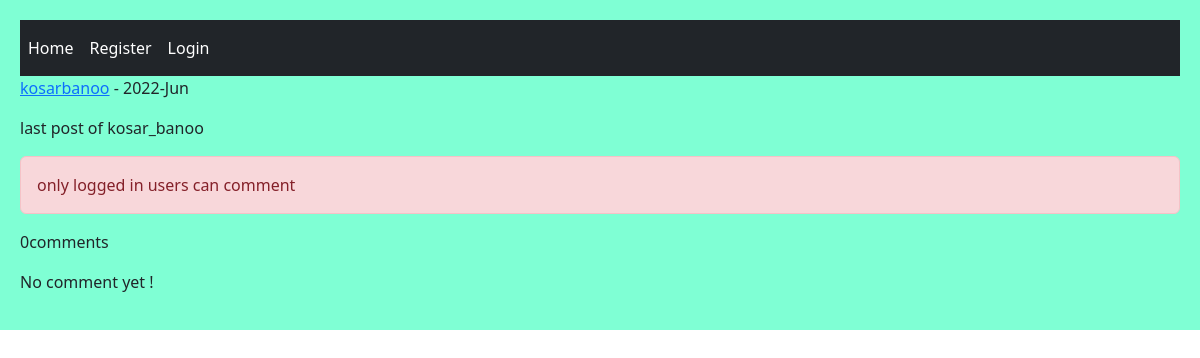
The page /post/10/last-post-of-kosar_banoo/ on the database as committed earlier.
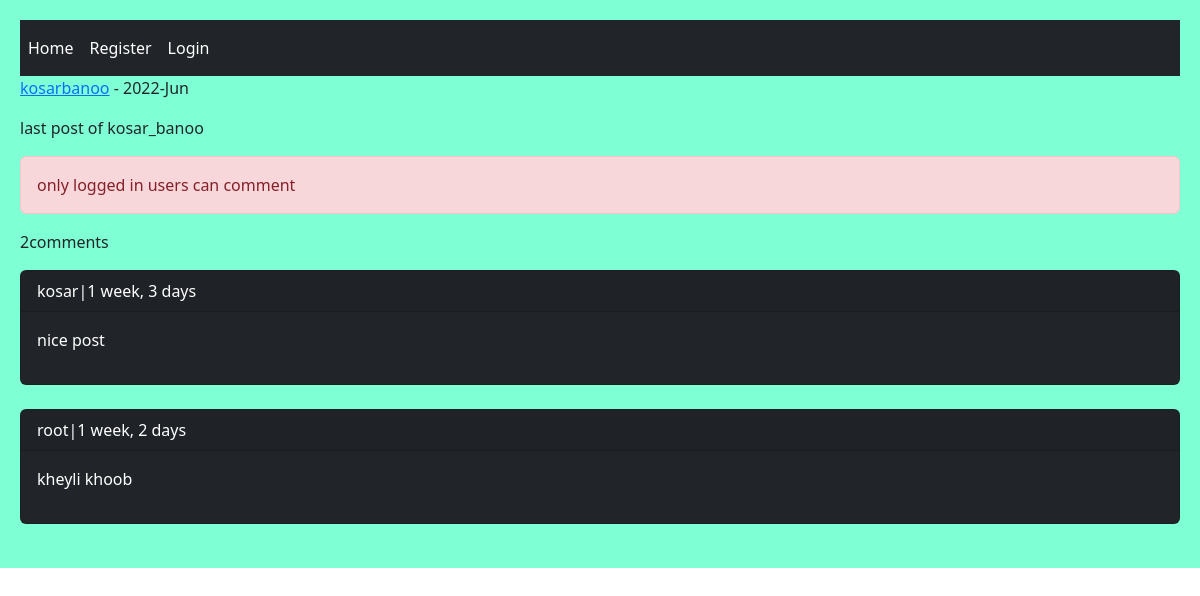
The same page on the database as committed later.
### home/models.py (models this page shows, shortened)
class Post(models.Model):
    user = models.ForeignKey(User, on_delete=models.CASCADE, related_name='posts')
    body = models.TextField()
    slug = models.SlugField()
    created = models.DateTimeField(auto_now_add=True)
    updated = models.DateTimeField(auto_now=True)
    class Meta:
        ordering = ('-created',)

class Comment(models.Model):
    user = models.ForeignKey(User, on_delete=models.CASCADE, related_name="ucomments")
    post = models.ForeignKey(Post, on_delete=models.CASCADE, related_name="pcomments")
    reply = models.ForeignKey('self', on_delete=models.CASCADE, related_name="rcomments", blank=True, null=True)
    is_reply = models.BooleanField(default=False)
    body = models.TextField(max_length=400)
    created = models.DateTimeField(auto_now_add=True)

### home/views.py (the view, shortened to what this page needs)
# urls.py: path('post/<int:post_id>/<slug:post_slug>/', views.PostDetailView.as_view(), name= 'post_detail'),
class PostDetailView(View):
    form_class = CommentCreateForm
    form_class_reply = CommentReplyForm
    def setup(self, request, *args, **kwargs):
        self.post_instance = get_object_or_404(Post, pk =kwargs['post_id'], slug = kwargs['post_slug'])
        return super().setup(request, *args, **kwargs)
    def get(self, request, *args, **kwargs):
        comments = self.post_instance.pcomments.filter(is_reply = False)
        can_like = False
        if request.user.is_authenticated and self.post_instance.user_can_like(request.user):
            can_like = True
        return render(request, 'home/detail.html', {'post':self.post_instance, 'comments':comments, 'form':self.form_class, 'reply_form':self.form_class_reply, 'can_like':can_like})

### home/templates/home/detail.html (shortened to what this page needs)
{% extends "base.html" %}
{% block content %}
    <p><a href="{% url 'account:user_profile' post.user.id %}">
        {{ post.user.username }}</a> - {{ post.updated |date:"Y-M" }}</p>
    <p>{{ post.body }}</p>
    {% if request.user.is_authenticated %}
        <a href=" {% url 'home:post_like' post.id %} " class="{% if can_like %} disabled {% endif %} btn btn-primary col-md-2">Like {{ post.likes_count }}</a>
        <hr/>
        <form action="" method="post">
            {% csrf_token %}
            {{ form.as_p }}
            <input type="submit" value="Send">
        </form> <br/>
    {% else %}
        <p class="alert alert-danger">only logged in users can comment</p>
    {% endif %}
    <p>{{ comments.count }}comments</p>
    {% for comment in comments %}
        <div class="card bg-dark text-white">
            <p class="card-header">{{ comment.user }}|{{ comment.created | timesince }}</p>
            <p class="card-body">{{comment.body}}</p>
        </div> <br/>
    {% empty %}
        <p>No comment yet !  </p>
    {% endfor %}
{% endblock  %}

### templates/base.html (shortened to what this page needs)
<!DOCTYPE html>
<html lang="en">
<head>
    <link href="https://cdn.jsdelivr.net/npm/bootstrap@5.2.0-beta1/dist/css/bootstrap.min.css" rel="stylesheet">
</head>
<body>
    <div class="jumbotron">
        {% include "inc/navbar.html" %}
        {% block content %}
        {% endblock  %}
    </div>
</body>
</html>

### templates/inc/navbar.html
<nav class="navbar navbar-expand-lg navbar-dark bg-dark">
    <div class="collapse navbar-collapse" id="navbarNavAltMarkup">
        <div class="navbar-nav">
            <a class="nav-link active" href="{% url 'home:home' %}">Home</a>
            {% if request.user.is_authenticated %}
                <a class="nav-link active" href="{% url 'account:user_profile' request.user.id %}">Profile</a>
                <a class="nav-link active" href="{% url 'account:user_logout' %}">Logout</a>
            {% else %}
                <a class="nav-link active" href="{% url 'account:user_register' %}">Register</a>
                <a class="nav-link active" href="{% url 'account:user_login' %}">Login</a>
            {% endif %}
        </div>
    </div>
</nav>

### templates/base.html (style rules this page uses)
.jumbotron { padding:20px; margin-bottom:20px; background-color: aquamarine; }

Rows that differ between the two databases and show on the page:
added Comment: user "kosar", created "1 week, 3 days", body "nice post"
added Comment: user "root", created "1 week, 2 days", body "kheyli khoob"
Other text that changed with them:
{{ comments.count }}: "0" → "2"
text no longer shown: "No comment yet !"
